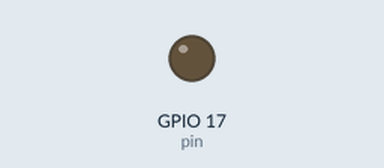
Recording of a program running on a simulated Raspberry Pi (BCM pin numbers). Shown: output pins drawn as LEDs (lit = HIGH). At 0.8 s the program stops and its outputs stay as they are.

Above: at 0.9 s.
Timing chart, 0 to 2.3 s (numbered marks = the images above):
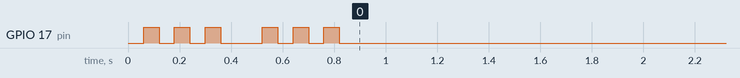

The program:

1.py
```python
#!/usr/bin/python
import RPi.GPIO as GPIO
import time

GPIO.setmode(GPIO.BCM)

pin = 17
first = 1
gap = 1
second = 1


firstSleepTimeOn = 0.06
firstSleepTimeOff = 0.06

secondSleepTimeOn = 0.06
secondSleepTimeOff = 0.06


stopbitTimeOn = 0.02
stopbitTimeOff = 0.06

gapSleepTime = 0.1

firstCount = 3
secondCount = 3

GPIO.setup(pin,GPIO.OUT)

if (first == 1):
	for x in xrange(firstCount):
		GPIO.output(pin, GPIO.LOW)
		time.sleep(firstSleepTimeOn);
		GPIO.output(pin, GPIO.HIGH)
		time.sleep(firstSleepTimeOff);


# wait for second string
if (gap==1):
	GPIO.output(pin, GPIO.LOW)
	time.sleep(gapSleepTime);

if (second == 1):
	for x in xrange(secondCount):
		GPIO.output(pin, GPIO.LOW)
		time.sleep(secondSleepTimeOn);
		GPIO.output(pin, GPIO.HIGH)
		time.sleep(secondSleepTimeOff);


GPIO.cleanup()
```
